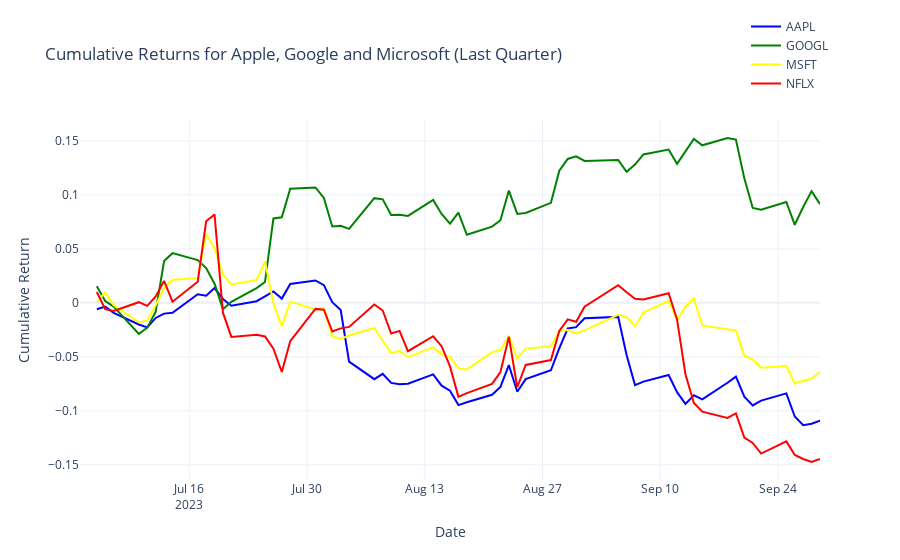

Here is the notebook cell this chart was saved with:
### Code cell
# Create a figure to visualize the cumulative returns
fig1 = go.Figure()

for i, ticker in enumerate(tickers):
    fig1.add_trace(go.Scatter(x=stock_data[ticker].index, y=stock_data[ticker]['Cumulative_Return'],
                             mode='lines', name=ticker, line=dict(color=colors[i])))

fig1.update_layout(title='Cumulative Returns for Apple, Google and Microsoft (Last Quarter)',
                  xaxis_title='Date', yaxis_title='Cumulative Return',
                  legend=dict(x=0.9, y=1.3))

fig1.show()
